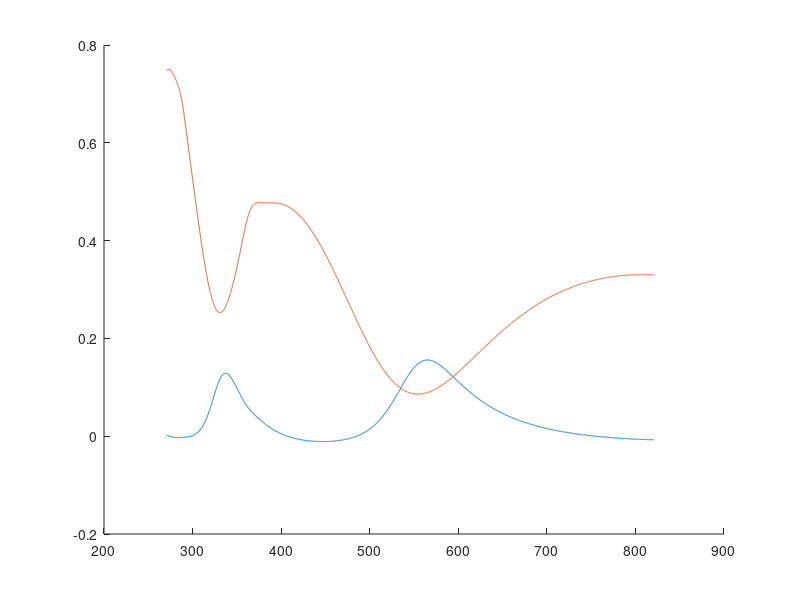

The MATLAB script that drew this image:
%clear all;
function thinfilmreflectivity
S = dlmread('CRYSTALS_Si_Palik.csv.txt');
lam = 1000*S(:,1);
xx = (270.7:0.1:820.6)';
yr = S(:,2);
yi= S(:,3);
yyr = spline(lam,yr,xx); %real part ref index of Si
yyi = spline(lam,yi,xx); %imag part of ref index of Si

% xx = xx(1700:4500);  %limiting wavelength 480-660nm
% yyr = yyr(1700:4500);  
% yyi = yyi(1700:4500);

x=xx./1000; %wavelength in micron
lambda = xx; %wavelength in nanometers

l=26; %layers of hbn

n0 = ones(size(x)); % refractive index of air
n1 = 2.7*ones(size(x)) - 1i*(5.446/2.7)*(lambda/1000);
%n1 =  (2.3 - 1.6i) .* ones(size(x));%ref index of graphene/graphite
%n1 =  (ng + (kg)*1i) .* ones(size(x));
%n2 = 1.8 - (0.00069375 .* (lambda - 480));%ref index of hBN with 3% dispersion
n2 = (1.8).* ones(size(xx)); %ref index of hb

n3 = 1*sqrt( 1 + 0.6961663*power(x,2)./(power(x,2)-power(0.0684043,2)) +(0.4079426*power(x,2))./(power(x,2)-power(0.1162414,2)) + (0.8974794*power(x,2))./(power(x,2)-power(9.896161,2)));  %refractive index of sio2
%n2=n3;%n4=n3;
%n3=n0;
n4 = yyr + 1i.*yyi; %ref index of silicon
%n4 = n3; %on glass or cover slip or fused Si

r(:,1) = (n0-n1)./(n0+n1); % reflection coefficient 
r(:,2) = (n1-n2)./(n1+n2);
r(:,3) = (n2-n3)./(n2+n3);
r(:,4) = (n3-n4)./(n3+n4);

d2 = 0.093; %size of hbn layer in micron
%l*0.0004; 
d1 = 0.00034; %size of graphene monolayer micron
d3 = .282; %size of sio2 layer in microns

p(:,1) = exp(-2i*(2*pi*n1*d1)./x);  %graphene phase
p(:,2) = exp(-2i*(2*pi*n2*d2)./x);  %hbn phase
p(:,3) = exp(-2i*(2*pi*n3*d3)./x);  %Sio2 phase

g(:,4) = r(:,4);

for j= 1:3
    g(:,4-j) = (r(:,4-j) + g(:,5-j).* p(:,4-j))./ (1 + r(:,4-j).*g(:,5-j).*p(:,4-j));
end

I = (abs(g(:,1))).^2 %full stack g+hbn+sio2


rn(:,1) = (n0 - n2)./(n0 + n2); %no graphene
rn(:,2) = r(:,3);
rn(:,3) = r(:,4);
h(:,3) = rn(:,3);
q(:,2) = p(:,3);
q(:,1) = p(:,2);


for j=1:2   
    h(:,3-j) = (rn(:,3-j) + h(:,4-j).*q(:,3-j))./(1 + rn(:,3-j).*h(:,4-j).*q(:,3-j));
end
K = abs(h(:,1)).^2; %no graphene h+s


rnnn(:,1) = r(:,1); %air graphene
rnnn(:,2) = (n1-n3)./(n3+n1); %graphene sio2
rnnn(:,3) = r(:,4);
hh(:,3) = rnnn(:,3);
qq(:,2) = p(:,3);
qq(:,1) = p(:,1);


for j=1:2   
    hh(:,3-j) = (rnnn(:,3-j) + hh(:,4-j).*qq(:,3-j))./(1 + rnnn(:,3-j).*hh(:,4-j).*qq(:,3-j));
end
M = abs(hh(:,1)).^2 % g+s


rnn(:,1) = (n0-n3)./(n0+n3); %air sio2
rnn(:,2) = r(:,4); %sio2 si
t = p(:,3);
f(:,2) = rnn(:,2);

f(:,1) = (rnn(:,1) + f(:,2).*t)./(1 + rnn(:,1).*f(:,2).*t);
L = abs(f(:,1)).^2 %just s

%contrast calculation
C1 = (K - I)./K; %h+s - g+h+s
C2 = (L - K)./L; % s - h+s
C3 = (L - I)./L; %s - g+h+s
C4 = (M - I)./M; %g+s - g+h+s
C5 = (M - I - K + L)./M; %g+s - g+h+s - h+s + s
C6 = (L - M)./M; %s - g+s
%close all
%figure
 hold  on
 plot(lambda,C6)
% %xlim([410 740]) 
 %title('graphene on Si/SiO2');
% figure
% plot(lambda,C2)
% xlim([410 740]) 
% title('hBN on Si');
% grid on
% figure
% plot(lambda,C3,'b')
% plot(lambda,C4,'black')
% plot(lambda,C6,'c')
% xlim([480 760]) 
% title('graphene on Si');
plot(lambda,M)
%hold on 
%plot(lambda,L)